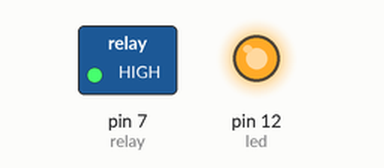
This sketch was run on a simulated Arduino Uno, built with avr-gcc and run on an emulated ATmega328P. Parts: switched loads named in the sketch (green lamp = pin HIGH), output pins drawn as LEDs (lit = HIGH).

Above: at 1.0 s.
At 3.0 s:
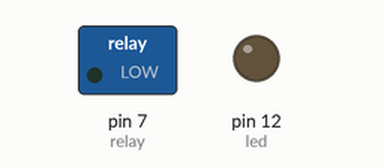
Timing chart, 0 to 5.2 s (numbered marks = the images above):
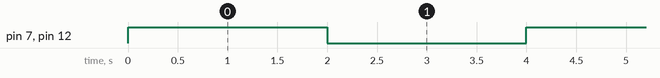

Measured:
- by itself, pin 7 (relay), pin 12 (led): alternates HIGH for 2.0 s and LOW for 2.0 s

The sketch:

ledRelay.ino
```cpp
int relay = 7;
int led = 12;

void setup(){
	pinMode(relay,OUTPUT);
	pinMode(led,OUTPUT);
}
void loop(){
	digitalWrite(relay,HIGH);
	digitalWrite(led,HIGH);
	delay(2000);
	digitalWrite(relay,LOW);
	digitalWrite(led,LOW);
	delay(2000);
}
```
